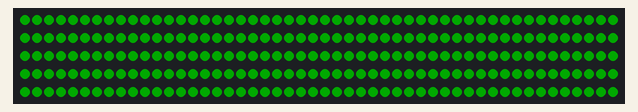
Bench run of a sketch on a simulated Arduino Mega 2560, built with avr-gcc and run on an emulated ATmega2560. Shown: 250 RGB LEDs in strip order, left to right, continuing on the next row. Dim RGB values are drawn brighter than linear.

Above: at 0.05 s.

The sketch:

calibrate_xmas_tree.ino
```cpp
#include <FastLED.h>

#define NUM_LED_PER_STRIP 50
//#define NUM_STRIPS 9  // Knops
#define NUM_STRIPS 5  // Ribeiros
#define NUM_LEDS (NUM_LED_PER_STRIP * NUM_STRIPS)
//#define DATA_PIN 5   // Knops
#define DATA_PIN 22  // Ribeiros
#define BRIGHTNESS  85  // range: 0-255

// Define the array of leds
CRGB leds[NUM_LEDS];

void setup() {
  FastLED.addLeds<WS2811, DATA_PIN, RGB>(leds, NUM_LEDS).setCorrection( TypicalLEDStrip );
//  FastLED.addLeds<NUM_STRIPS, WS2811, DATA_PIN, RGB>(leds, NUM_LED_PER_STRIP);
  FastLED.setBrightness(BRIGHTNESS);
}

void loop() {
  unsigned long t0 = micros();

  // turn on all lights
  for (int i = 0; i < NUM_LEDS; i++)
    leds[i] = CRGB::Green;
  FastLED.show();
//  delay(200);
  t0 += 100000;
  while (micros() < t0);

  // turn on all lights
  for (int i = 0; i < NUM_LEDS; i++)
    leds[i] = CRGB::Black;
  FastLED.show();
//  delay(200);
  t0 += 100000;
  while (micros() < t0);

  for (int i = 0; i < NUM_LEDS; i++) {

    leds[i] = CRGB::Green;
    FastLED.show();
    t0 += 100000;
    while (micros() < t0);

    leds[i] = CRGB::Black;
    FastLED.show();
    t0 += 100000;
    while (micros() < t0);
  }

}
```
